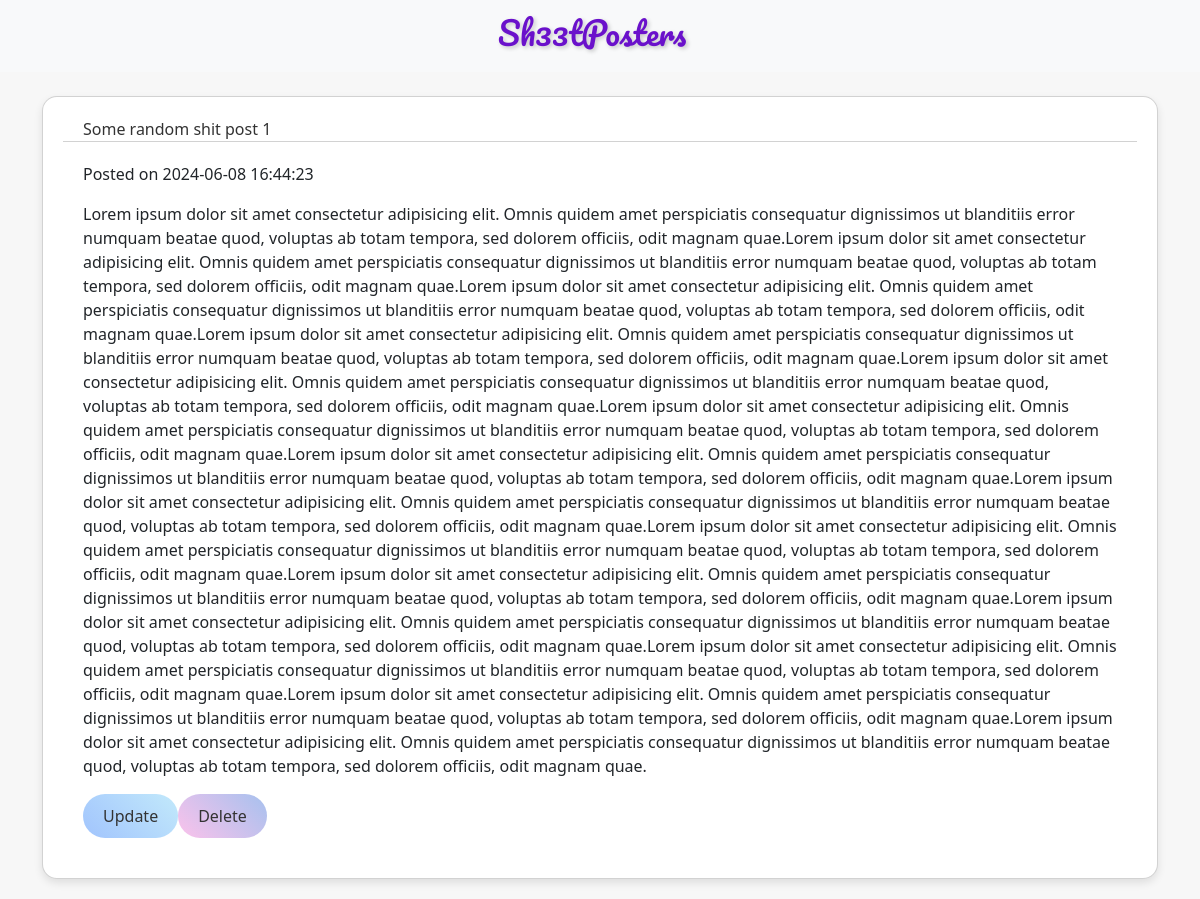
The app's page /read_del/22 with its own data.
### tables this page shows
CREATE TABLE posts_table(
              id INTEGER PRIMARY KEY AUTOINCREMENT,
              title TEXT NOT NULL,
              post TEXT NOT NULL,
              timestamp TIMESTAMP DEFAULT CURRENT_TIMESTAMP              
              );

### app.py (the view, shortened to what this page needs)
@app.route("/read_del/<int:id>", methods=['GET', 'POST'])
def read_del(id):
    conn, c = conn_w_db()
    if request.method == "GET":
        c.execute("SELECT * FROM posts_table WHERE id = ?", (id,))
        post = c.fetchone()
        commit_close(conn)
        return render_template('post.html', post=post)

### app.py (called while the page is built)
def conn_w_db():
    conn = sqlite3.connect(db_locale)
    c = conn.cursor()
    return conn, c

def commit_close(conn):
    conn.commit()
    conn.close()

### templates/post.html
{% extends "base.html" %}
{% block content %}
<div class="container mt-4">
        <div class="card">
            <div class="card-header">
                {{ post[1] }}
            </div>
            <div class="card-body">
                <p class="card-text">
                    <span>Posted on {{ post[3] }}</span>
                </p>
                <p class="card-text">{{ post[2] }}</p>
                <div class="d-flex ">
                <a href="{{ url_for('update_post', id=post[0]) }}" class="btn btn-primary btn-sm btn-read-more">Update</a>
                <form method="POST" action="{{ url_for('read_del', id=post[0]) }}">
                    <button type="submit" class="btn btn-danger btn-delete btn-sm">Delete</button>
                </form>
            </div>
            </div>
        </div>
</div>
{% endblock content %}

### static/main.css (style rules this page uses)
:root { --btn-font-size: 1rem; --btn-padding: 10px 20px; --btn-border-radius: 50px; --card-border-radius: 15px; --card-padding: 20px; --card-margin-bottom: 20px; --input-border-radius: 15px; --input-padding: 10px; --input-background: #f3f0ff; --input-border-color: #a1c4fd; }
body { background-color: rgba(0, 0, 0, 0.03); }
.btn-read-more { background: linear-gradient(45deg, #a1c4fd, #c2e9fb); color: #333; border: none; border-radius: var(--btn-border-radius); padding: var(--btn-padding); font-size: var(--btn-font-size); transition: all 0.3s ease; }
.btn-delete { background: linear-gradient(45deg, #fbc2eb, #a6c1ee); color: #333; border: none; border-radius: var(--btn-border-radius); padding: var(--btn-padding); font-size: var(--btn-font-size); transition: all 0.3s ease; }
.card { border-radius: var(--card-border-radius); padding: var(--card-padding); margin-bottom: var(--card-margin-bottom); box-shadow: 0 4px 8px rgba(0, 0, 0, 0.1); background: #fff; }
.card-header { background: #ffffff; color: #333; border-top-left-radius: var(--card-border-radius); border-top-right-radius: var(--card-border-radius); padding: 0px 20px; }
.card-body { padding: 20px; }

### records on screen
posts_table: title "Some random shit post 1", timestamp "2024-06-08 16:44:23", post "Lorem ipsum dolor sit amet consectetur adipisicing elit. Omnis quidem amet perspiciatis consequatur dignissimos ut blanditiis error numquam beatae quod, voluptas ab totam tempora, sed dolorem officiis, odit magnam quae.Lorem ipsum dolor sit amet consectetur adipisicing elit. Omnis quidem amet perspiciatis consequatur dignissimos ut blanditiis error numquam beatae quod, voluptas ab totam tempora, sed dolorem officiis, odit magnam quae.Lorem ipsum dolor sit amet consectetur adipisicing elit. Omnis quidem amet perspiciatis consequatur dignissimos ut blanditiis error numquam beatae quod, voluptas ab totam tempora, sed dolorem officiis, odit magnam quae.Lorem ipsum dolor sit amet consectetur…"
